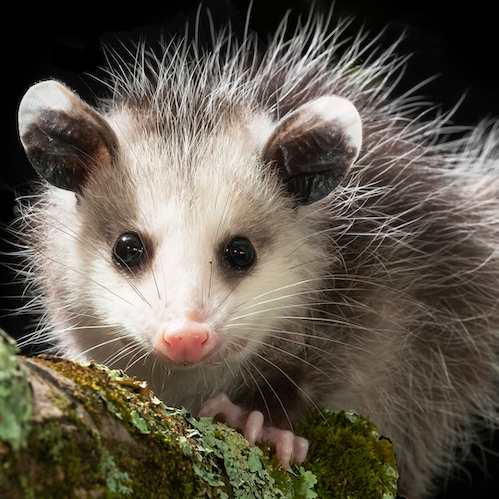
#> input picture original_opossum.png, 499 x 499 px
$ python image_analysis.py
#> lines starting #> are read from the running program, lines starting #| are printed output that depends on the picture
### opencv_basics_grayscale.py
'''
OpenCV Basics - Greyscale Exercises
'''
import cv2
import math

# [115 lines left out: functions pixel_count, average_pixel_value, to_BW, image_average_grayscale, flip_horizontal_grayscale, not called in this run]
    # END OF FUNCTION.

def histogram_grayscale(GS_image:list)->list:
    """ Counts the number of pixels of each value (0 -> 255) in the grayscale image

    Args:
        GS_image (list): A grayscale image represented in an array of 8-bit integers.

    Returns:
        list: A list with 256 elements, where the value of the ith element represents the ith value count

    """
    # WRITE YOUR CODE HERE.
    count = []
    tempdict = {}
    for i in range(0,256):
        count.append(i)
        tempdict[i] = 0

    for r, row in enumerate(GS_image):
        for c, value in enumerate(row):
            tempdict[value] += 1

    for i in range(0,256):
        count[i] = tempdict[i]

    return(count)
    # END OF FUNCTION.

# [20 lines that do not run on import are left out]

### opencv_basics_BGR.py
'''
OpenCV Basics - BGR Exercises
'''
import cv2
import math

# [146 lines left out: functions pixel_count, tint_red, to_BW, to_grayscale, image_average_BGR, flip_horizontal_BGR, not called in this run]
    # END OF FUNCTION.

def histogram_BGR(BGR_image:list)->list:
    """ Counts the number of pixels of each value (0 -> 255) in the BGR image

    Args:
        BGR_image (list): A BGR image represented in an array represented by 3 channels of 8-bit integers

    Returns:
        blue_list: A list with 256 elements, where the value of the ith element represents the ith Blue count
        green_list: A list with 256 elements, where the value of the ith element represents the ith Green count
        red_list: A list with 256 elements, where the value of the ith element represents the ith Red count
    """
    # WRITE YOUR CODE HERE.
    blue_list = []
    green_list = []
    red_list = []

    bluetempdict = {}
    greentempdict = {}
    redtempdict = {}
    for i in range(0,256):
        blue_list.append(i)
        green_list.append(i)
        red_list.append(i)

        bluetempdict[i] = 0
        greentempdict[i] = 0
        redtempdict[i] = 0

    for r, row in enumerate(BGR_image):
        for c, pixel in enumerate(row):
            bluetempdict[int(pixel[0])] += 1
            greentempdict[int(pixel[1])] += 1
            redtempdict[int(pixel[2])] += 1

    for i in range(0,256):
        blue_list[i] = bluetempdict[i]
        green_list[i] = greentempdict[i]
        red_list[i] = redtempdict[i]

    return(blue_list,green_list,red_list)

    # END OF FUNCTION.

# [28 lines that do not run on import are left out]

### image_analysis.py
import cv2
import matplotlib.pyplot as plt
from opencv_basics_grayscale import histogram_grayscale
from opencv_basics_BGR import histogram_BGR
import numpy as np

image1_location='original_opossum.png'
img = cv2.imread(image1_location)
#> img is the input picture: shape (499, 499, 3); mean B, G, R 76.8, 89, 96.7
img75 = cv2.imwrite('opossum_75.jpg', img, [cv2.IMWRITE_JPEG_QUALITY, 75])
img50 = cv2.imwrite('opossum_50.jpg', img, [cv2.IMWRITE_JPEG_QUALITY, 50])
img25 = cv2.imwrite('opossum_25.jpg', img, [cv2.IMWRITE_JPEG_QUALITY, 25])

img75read = cv2.imread('opossum_75.jpg')
img50read = cv2.imread('opossum_50.jpg')
img25read = cv2.imread('opossum_25.jpg')

img_list = [img,img75read,img50read,img25read]

imggs = cv2.imread(image1_location, cv2.IMREAD_GRAYSCALE) #Value/Luminosity
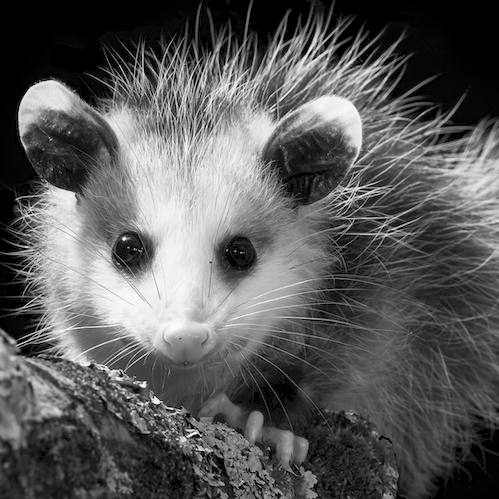
#> imggs: shape (499, 499); min 0, max 255, mean 90.1
img75gs = cv2.imread("opossum_75.jpg", cv2.IMREAD_GRAYSCALE)
#> img75gs: shape (499, 499); min 0, max 255, mean 90
img50gs = cv2.imread("opossum_50.jpg", cv2.IMREAD_GRAYSCALE)
#> img50gs: shape (499, 499); min 0, max 255, mean 90
img25gs = cv2.imread("opossum_25.jpg", cv2.IMREAD_GRAYSCALE)
#> img25gs: shape (499, 499); min 0, max 255, mean 90
imggs_list = [imggs,img75gs,img50gs,img25gs]

# [104 lines left out: functions luminosity_histogram, color_histogram, not called in this run]

def unique_values_bar():

    images = ("Original","75%","50%","25%")
    unique_values_dict = {
        'luminosity':[],
        'blue':[],
        'green':[],
        'red':[]
    }


    for eachimage in imggs_list:
        unique_luminosity = 0
        luminosity_hist = histogram_grayscale(eachimage)
        for value in luminosity_hist:
            if value != 0:
                unique_luminosity +=1
        unique_values_dict["luminosity"].append(unique_luminosity)
#> this loop made 4 passes

    #print("lum values", unique_values_dict["luminosity"])
    unique_values_dict["luminosity"] = tuple(unique_values_dict["luminosity"])

    for eachimage in img_list:
        unique_blue = 0
        unique_green = 0
        unique_red = 0
        blue_hist, green_hist, red_hist = histogram_BGR(eachimage)
        for i in range(256):
            if blue_hist[i] != 0:
                unique_blue +=1
            if green_hist[i] != 0:
                unique_green +=1
            if red_hist[i] != 0:
                unique_red +=1
        unique_values_dict["blue"].append(unique_blue)
        print('blue hist', blue_hist)
        unique_values_dict["green"].append(unique_green)
        unique_values_dict["red"].append(unique_red)


    print(unique_values_dict)

    x = np.arange(len(images))  # label locations
    width = 0.2  # the width of the bars

    lumbar = plt.bar(x, unique_values_dict["luminosity"], width, color = 'grey')
    bluebar = plt.bar(x+width, unique_values_dict["blue"], width, color='blue')
    greenbar = plt.bar(x+width*2, unique_values_dict["green"], width, color='green')
    redbar = plt.bar(x+width*3, unique_values_dict["red"], width, color='red')

    plt.title("Unique Channel Values of All Images")
    plt.xticks(x+width*1.5,['Original', '75%', '50%', '25%'])
    plt.xlabel("Images")
    plt.ylabel("Unique channel values")
    plt.legend((lumbar, bluebar, greenbar, redbar), ('Luminosity', 'Blue', 'Green', 'Red') )
    plt.show()
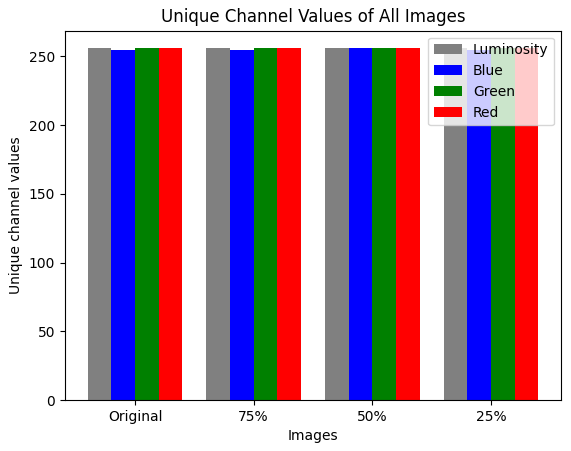
#> figure drawn by matplotlib, 1 panel; tallest bar 256 high, from x = 2.1 to 2.3

# [29 lines left out: function unique_colors_bar, not called in this run]


if __name__ == '__main__':

    cv2.imshow(f'{image1_location} - original', img)

    #luminosity_histogram()
    #color_histogram()
    unique_values_bar()
    #unique_colors_bar()

    cv2.waitKey()
    cv2.destroyAllWindows()

$ run again, with colorplate.png copied over original_opossum.png
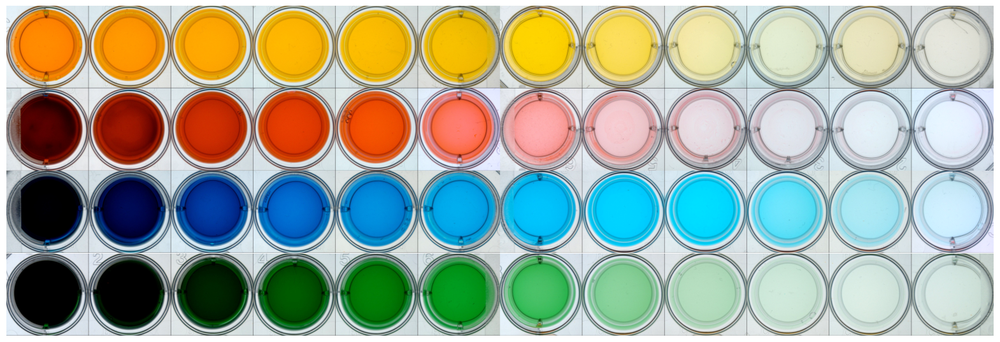
#> input picture colorplate.png, 1000 x 342 px, shrunk from 1570 x 537 before the run
#> img is the input picture: shape (342, 1000, 3); mean B, G, R 153.8, 170.3, 161.7
#> `img25read = cv2.imread('opossum_25.jpg')`:
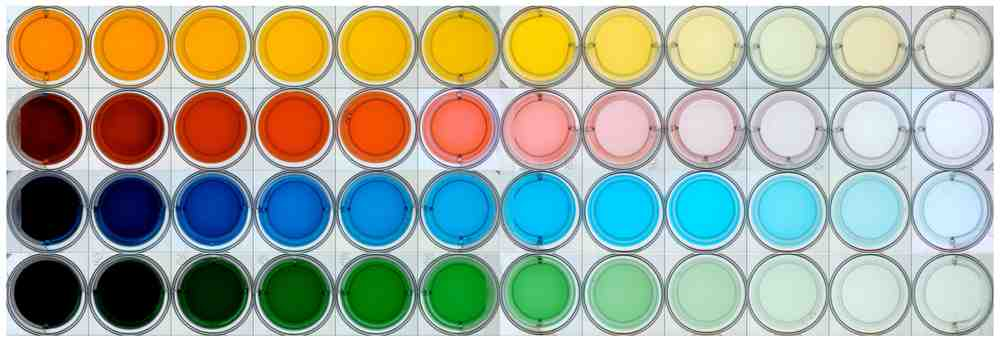
#> img25read: shape (342, 1000, 3); mean B, G, R 153.9, 170.2, 162
#> `imggs = cv2.imread(image1_location, cv2.IMREAD_GRAYSCALE)`:
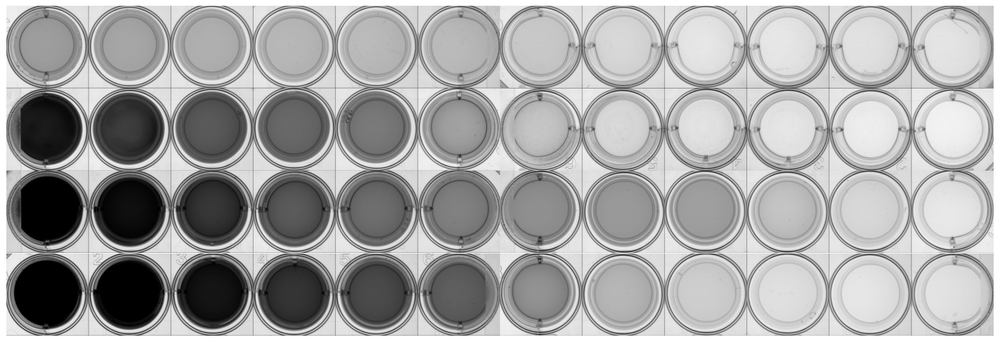
#> imggs: shape (342, 1000); min 0, max 255, mean 165.4
#> the loop in unique_values_bar, `for eachimage in imggs_list:` made 4 passes
#> the loop in unique_values_bar, `for eachimage in img_list:` made 4 passes
#> (printed output is left out)

$ run again, with opossum_vid_frame.png copied over original_opossum.png
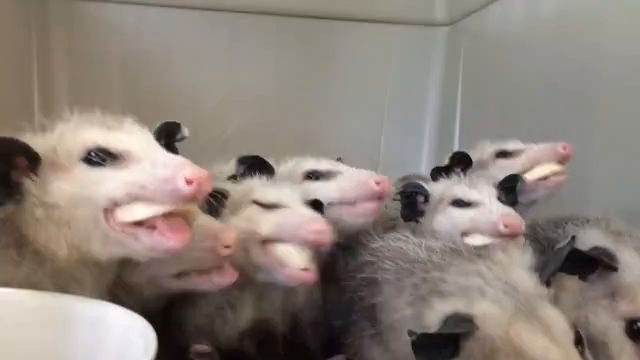
#> input picture opossum_vid_frame.png, 640 x 360 px
#> img is the input picture: shape (360, 640, 3); mean B, G, R 122.7, 130.5, 141.2
#> `imggs = cv2.imread(image1_location, cv2.IMREAD_GRAYSCALE)`:
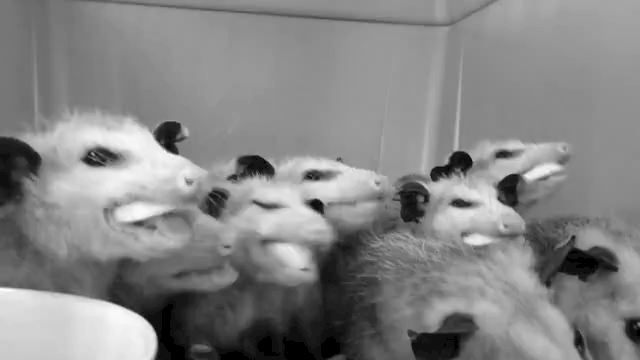
#> imggs: shape (360, 640); min 0, max 254, mean 132.9
#> the loop in unique_values_bar, `for eachimage in imggs_list:` made 4 passes
#> the loop in unique_values_bar, `for eachimage in img_list:` made 4 passes
#> (printed output is left out)
#> in unique_values_bar, `plt.show()`:
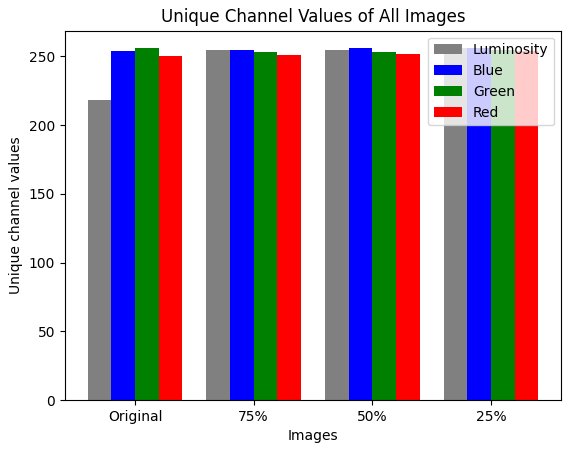
#> figure drawn by matplotlib, 1 panel; tallest bar 256 high, from x = 2.9 to 3.1; tallest bar 256 high, from x = 0.3 to 0.5
